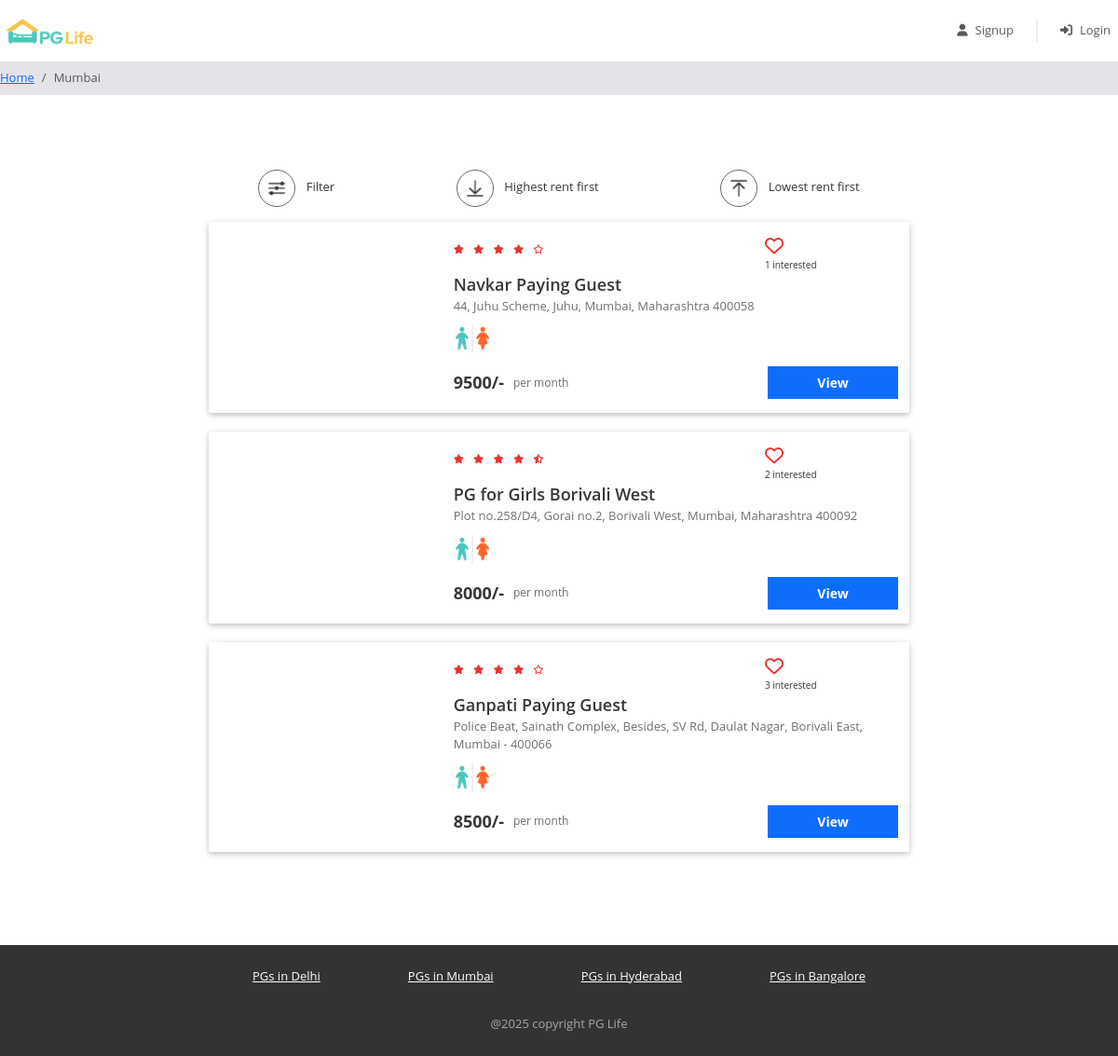
/property_list.php?city=Mumbai, run on the app's committed database.
### tables this page shows
CREATE TABLE `properties` (
  `id` int(11) NOT NULL,
  `city_id` int(11) NOT NULL,
  `name` varchar(100) NOT NULL,
  `address` varchar(255) NOT NULL,
  `description` longtext NOT NULL,
  `gender` enum('male','female','unisex') NOT NULL,
  `rent` int(11) NOT NULL,
  `rating_clean` float(2,1) NOT NULL,
  `rating_food` float(2,1) NOT NULL,
  `rating_safety` float(2,1) NOT NULL
);

### property_list.php (the view, shortened to what this page needs)
<?php
    require("includes/database_connect.php");
    $city_name=$_GET['city'];
    $sql_1="SELECT * FROM cities WHERE name='$city_name'";
    $result_1=mysqli_query($conn,$sql_1);
    $city=mysqli_fetch_assoc($result_1);
    $city_id=$city['id'];
    $sql_2="SELECT * FROM properties WHERE city_id=$city_id";
    $result_2=mysqli_query($conn,$sql_2);
    $properties=mysqli_fetch_all($result_2,MYSQLI_ASSOC);
    $sql_3="SELECT * FROM intrested_users_properties iup
            INNER JOIN properties p ON iup.property_id=p.id
            WHERE p.city_id=$city_id ";
    $result_3=mysqli_query($conn,$sql_3);
    $intrested_users_properties=mysqli_fetch_all($result_3,MYSQLI_ASSOC);
?>
<!DOCTYPE html>
<html lang="en">
<head>
    <?php include "includes/header_links.php"; ?>
    <link href="css/property_list.css" rel="stylesheet" />
</head>
    <?php
        include "includes/header.php";
    ?>
    <nav aria-label="breadcrumb">
        <ol class="breadcrumb py-2">
            <li class="breadcrumb-item">
                <a href="home.php">Home</a>
            </li>
            <li class="breadcrumb-item active" aria-current="page">
                <?php echo $city_name?>
            </li>
        </ol>
    </nav>
    <div class="page-container">
        <div class="filter-bar row justify-content-around">
            <div class="col-auto" data-bs-toggle="modal" data-bs-target="#filter-modal">
                <img src="img/filter.png" alt="filter" />
                <span>Filter</span>
            </div>
            <div class="col-auto">
                <img src="img/desc.png" alt="sort-desc" />
                <span>Highest rent first</span>
            </div>
            <div class="col-auto">
                <img src="img/asc.png" alt="sort-asc" />
                <span>Lowest rent first</span>
            </div>
        </div>
        <?php
            foreach($properties as $property){
        ?>
            <div class="property-card row">
                <div class="image-container col-md-4">
                </div>
                <div class="content-container col-md-8">
                    <div class="row no-gutters justify-content-between property-id-<?= $property['id'] ?> ">
                        <?php
                            $total_rating=($property['rating_clean']+$property['rating_food']+$property['rating_safety'])/3;
                            $total_rating=round($total_rating,1);
                        ?>
                        <div class="star-container col-md-4" title="<?= $total_rating ?>">
                            <?php
                                for($i=0;$i<5;$i++){
                                    if($total_rating >= $i+0.8){
                            ?>          <i class="fas fa-star" ></i>
                            <?php    }
                                    elseif($total_rating >=$i+0.3){
                            ?>          <i class="fas fa-star-half-alt" ></i>
                            <?php    }
                                    else{
                            ?>          <i class="far fa-star" ></i>
                            <?php        }
                                }
                            ?>
                        </div>
                        <div class="interested-container col-md-4">
                            <?php
                                $intrested_users_count=0;
                                $is_intrested=false;
                                foreach($intrested_users_properties as $intrested_property){
                                    if($intrested_property['property_id']==$property['id']){
                                        $intrested_users_count++;
                                    }
                                }
                            if ($is_intrested) {
                            ?>
                                <i class="is-interested-image fas fa-heart" property_id="<?php echo $property['id'] ?>"></i>
                            <?php
                            } else {
                            ?>
                                <i class="is-interested-image far fa-heart" property_id="<?php echo $property['id'] ?>"></i>
                            <?php
                            }
                            ?>
                                <div class="interested-text">
                                    <span class="interested-user-count"><?= $intrested_users_count ?></span> interested
                                </div>
                            </div>
                    </div>
                    <div class="detail-container">
                        <div class="property-name">
                            <?= $property['name'] ?>
                        </div>
                        <div class="property-address">
                            <?= $property['address'] ?>
                        </div>
                        <div class="property-gender">
                            <?php
                                $gender_arr=explode(",",$property['gender']);
                                foreach($gender_arr as $gender){
                                    if($gender=='Male'){
                            ?>         <img src="img/Male.png" title="Male" alt=male>
                            <?php        }
                                    elseif($gender=='Female'){
                            ?>            <img src="img/Female.png" title="Female" alt=female>
                            <?php        }
                                    else{
                            ?>            <img src="img/unisex.png" title="Unisex" alt=unisex>
                            <?php        }
                                }
                            ?>
                        </div>
                    </div>
                    <div class="row no-gutters">
                        <div class="rent-container col-6">
                            <div class="rent"><?= $property['rent'] ?>/-</div>
                            <div class="rent-unit">per month</div>
                        </div>
                        <div class="button-container col-6">
                            <a href="property_detail.php?property_id=<?= $property['id'] ?>" class="btn btn-primary">View</a>
                        </div>
                    </div>
                </div>
            </div>
        <?php
            }
        ?>
    </div>
<?php
    include "includes/footer.php";
?>
</body>
</html>

### css/common.css (style rules this page uses)
* { box-sizing: border-box; font-family: 'Open Sans', sans-serif; }
.btn-primary, .btn-warning, .btn-danger { color: white; font-weight: bold; }
.breadcrumb { background-color: #e5e3e8; font-size: 13px; border-radius: 0px; margin-bottom: 0px; }
.page-container { max-width: 800px; padding: 80px 24px; margin: auto; }

### css/property_list.css (style rules this page uses)
.filter-bar > div { cursor: pointer; font-size: 13px; text-align: center; margin-bottom: 16px; }
.filter-bar img { width: 40px; height: 40px; border-radius: 40px; border: 1px solid #646870; padding: 6px; margin-right: 8px; }
.property-card { background-color: #ffffff; border-radius: 2px; padding: 15px 0px; margin: 0px auto 20px; box-shadow: 0 2px 5px 0 rgba(0, 0, 0, 0.16), 0 2px 10px 0 rgba(0, 0, 0, 0.12); }
.image-container { text-align: center; }
.star-container i { color: #EA322E; font-size: 10px; margin-right: 6px; }
.interested-container i { color: #EA322E; font-size: 20px; cursor: pointer; }
.interested-text { font-size: 10px; }
.detail-container { padding-bottom: 10px; }
.property-name { font-size: 18px; font-weight: 600; }
.property-address { color: #6f6f6f; font-size: 13px; padding-bottom: 5px; }
.property-gender img { width: 40px; }
.rent-container { display: flex; align-items: center; }
.rent { font-size: 18px; font-weight: bold; padding-right: 10px; }
.rent-unit { color: #6f6f6f; font-size: 12px; }
.button-container .btn { font-size: 14px; border-radius: 0px; width: 140px; float: right; }

### data on the page
properties: intrested_users_count "1", name "Navkar Paying Guest", address "44, Juhu Scheme, Juhu, Mumbai, Maharashtra 400058", rent "9500"
properties: rating_safety 4.5 (drawn), intrested_users_count "2", name "PG for Girls Borivali West", address "Plot no.258/D4, Gorai no.2, Borivali West, Mumbai, Maharashtra 400092", rent "8000"
properties: intrested_users_count "3", name "Ganpati Paying Guest", address "Police Beat, Sainath Complex, Besides, SV Rd, Daulat Nagar, Borivali East, Mumbai - 400066", rent "8500"

### other printed values
$city_name "Mumbai"
